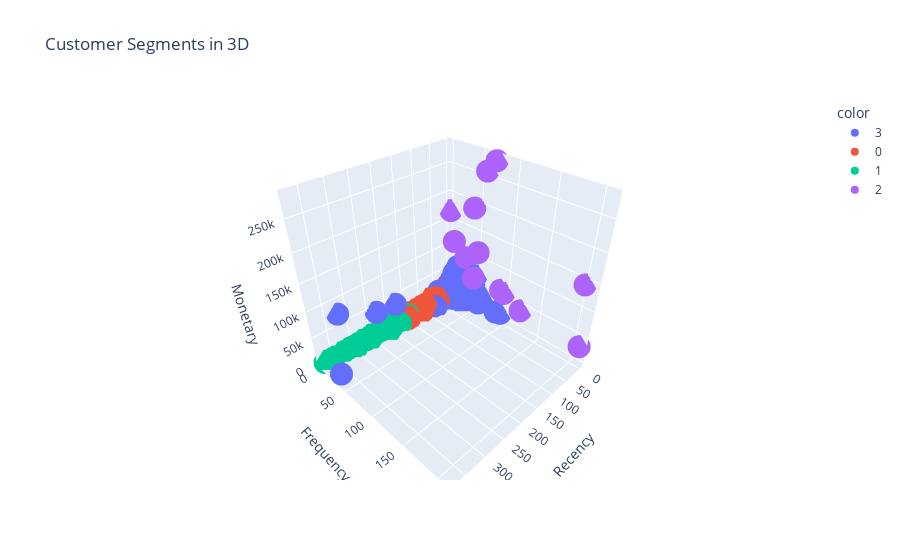

Notebook cell for this chart:
### Markdown cell above
### 18. 3D Visualization of Customer Segments

### Code cell
import plotly.express as px

fig = px.scatter_3d(
    rfm, x='Recency', y='Frequency', z='Monetary',
    color=rfm['Cluster'].astype(str),
    title='Customer Segments in 3D'
)
fig.show()

### Figure 1 — Plotly figure (JSON) as saved in the notebook; plotly's stock layout.template omitted (floating-point values rounded to 4 significant figures; data arrays with more than 128 entries replaced by an {"elided": "..."} marker saying what was removed)
{"data": [{"hovertemplate": "color=3<br>Recency=%{x}<br>Frequency=%{y}<br>Monetary=%{z}<extra></extra>", "legendgroup": "3", "marker": {"color": "#636efa", "symbol": "circle"}, "mode": "markers", "name": "3", "scene": "scene", "showlegend": true, "type": "scatter3d", "x": {"elided": "204 int values"}, "y": {"elided": "204 int values"}, "z": {"elided": "204 float values"}}, {"hovertemplate": "color=0<br>Recency=%{x}<br>Frequency=%{y}<br>Monetary=%{z}<extra></extra>", "legendgroup": "0", "marker": {"color": "#EF553B", "symbol": "circle"}, "mode": "markers", "name": "0", "scene": "scene", "showlegend": true, "type": "scatter3d", "x": {"elided": "3054 int values"}, "y": {"elided": "3054 int values"}, "z": {"elided": "3054 float values"}}, {"hovertemplate": "color=1<br>Recency=%{x}<br>Frequency=%{y}<br>Monetary=%{z}<extra></extra>", "legendgroup": "1", "marker": {"color": "#00cc96", "symbol": "circle"}, "mode": "markers", "name": "1", "scene": "scene", "showlegend": true, "type": "scatter3d", "x": {"elided": "1067 int values"}, "y": {"elided": "1067 int values"}, "z": {"elided": "1067 float values"}}, {"hovertemplate": "color=2<br>Recency=%{x}<br>Frequency=%{y}<br>Monetary=%{z}<extra></extra>", "legendgroup": "2", "marker": {"color": "#ab63fa", "symbol": "circle"}, "mode": "markers", "name": "2", "scene": "scene", "showlegend": true, "type": "scatter3d", "x": [24, 1, 3, 10, 2, 1, 1, 39, 1, 8, 3, 2, 1], "y": [21, 209, 97, 55, 73, 201, 91, 63, 2, 46, 31, 124, 60], "z": [124900.0, 33720.0, 58830.0, 117400.0, 280200.0, 143800.0, 60770.0, 81020.0, 168500.0, 194600.0, 91060.0, 40990.0, 259700.0]}], "layout": {"legend": {"title": {"text": "color"}, "tracegroupgap": 0}, "scene": {"domain": {"x": [0, 1], "y": [0, 1]}, "xaxis": {"title": {"text": "Recency"}}, "yaxis": {"title": {"text": "Frequency"}}, "zaxis": {"title": {"text": "Monetary"}}}, "title": {"text": "Customer Segments in 3D"}}}
